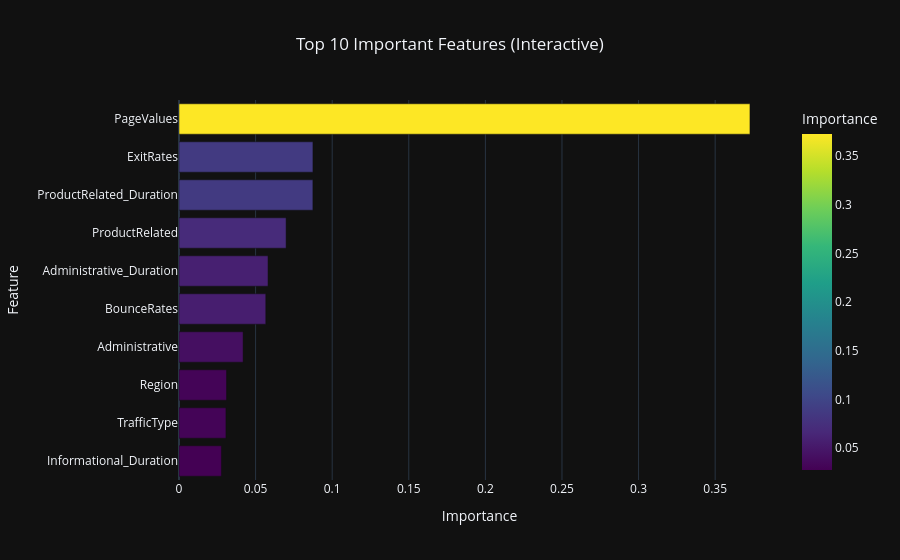
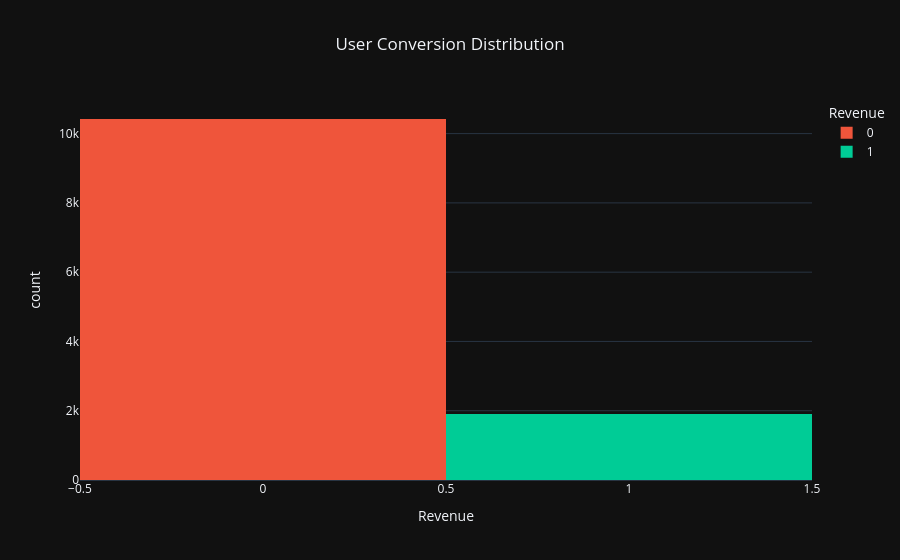

Notebook code cell kept with these figures, in order:
### Code cell
# PageValues and ExitRates were the most influential features, indicating user engagement plays a key role in purchase decisions
top_features = feat_imp.sort_values().tail(10).reset_index()
top_features.columns = ["Feature", "Importance"]

fig = px.bar(
    top_features,
    x="Importance",
    y="Feature",
    orientation='h',
    color="Importance",
    color_continuous_scale="viridis",
    title="Top 10 Important Features (Interactive)"
)

fig.update_layout(
    title_x=0.5,
    template="plotly_dark"
)

fig.show()
fig = px.histogram(
    df,
    x="Revenue",
    color="Revenue",
    title="User Conversion Distribution",
    color_discrete_sequence=["#EF553B", "#00CC96"]
)

fig.update_layout(
    title_x=0.5,
    template="plotly_dark"
)

fig.show()

### Figure 1 — Plotly figure (JSON) as saved in the notebook; plotly's stock layout.template omitted (floating-point values rounded to 4 significant figures)
{"data": [{"hovertemplate": "Importance=%{marker.color}<br>Feature=%{y}<extra></extra>", "legendgroup": "", "marker": {"color": [0.0277, 0.03064, 0.03103, 0.04184, 0.05665, 0.05812, 0.06991, 0.08741, 0.08743, 0.3727], "coloraxis": "coloraxis", "pattern": {"shape": ""}}, "name": "", "orientation": "h", "showlegend": false, "textposition": "auto", "type": "bar", "x": [0.0277, 0.03064, 0.03103, 0.04184, 0.05665, 0.05812, 0.06991, 0.08741, 0.08743, 0.3727], "xaxis": "x", "y": ["Informational_Duration", "TrafficType", "Region", "Administrative", "BounceRates", "Administrative_Duration", "ProductRelated", "ProductRelated_Duration", "ExitRates", "PageValues"], "yaxis": "y"}], "layout": {"barmode": "relative", "coloraxis": {"colorbar": {"title": {"text": "Importance"}}, "colorscale": [[0, "#440154"], [0.1111, "#482878"], [0.2222, "#3e4989"], [0.3333, "#31688e"], [0.4444, "#26828e"], [0.5556, "#1f9e89"], [0.6667, "#35b779"], [0.7778, "#6ece58"], [0.8889, "#b5de2b"], [1, "#fde725"]]}, "legend": {"tracegroupgap": 0}, "title": {"text": "Top 10 Important Features (Interactive)", "x": 0.5}, "xaxis": {"anchor": "y", "domain": [0, 1], "title": {"text": "Importance"}}, "yaxis": {"anchor": "x", "domain": [0, 1], "title": {"text": "Feature"}}}}

### Figure 2 — Plotly figure (JSON) as saved in the notebook; plotly's stock layout.template omitted (floating-point values rounded to 4 significant figures; data arrays with more than 128 entries replaced by an {"elided": "..."} marker saying what was removed)
{"data": [{"bingroup": "x", "hovertemplate": "Revenue=%{x}<br>count=%{y}<extra></extra>", "legendgroup": "0", "marker": {"color": "#EF553B", "pattern": {"shape": ""}}, "name": "0", "orientation": "v", "showlegend": true, "type": "histogram", "x": {"elided": "10422 int values"}, "xaxis": "x", "yaxis": "y"}, {"bingroup": "x", "hovertemplate": "Revenue=%{x}<br>count=%{y}<extra></extra>", "legendgroup": "1", "marker": {"color": "#00CC96", "pattern": {"shape": ""}}, "name": "1", "orientation": "v", "showlegend": true, "type": "histogram", "x": {"elided": "1908 int values"}, "xaxis": "x", "yaxis": "y"}], "layout": {"barmode": "relative", "legend": {"title": {"text": "Revenue"}, "tracegroupgap": 0}, "title": {"text": "User Conversion Distribution", "x": 0.5}, "xaxis": {"anchor": "y", "categoryarray": [0, 1], "categoryorder": "array", "domain": [0, 1], "title": {"text": "Revenue"}}, "yaxis": {"anchor": "x", "domain": [0, 1], "title": {"text": "count"}}}}
